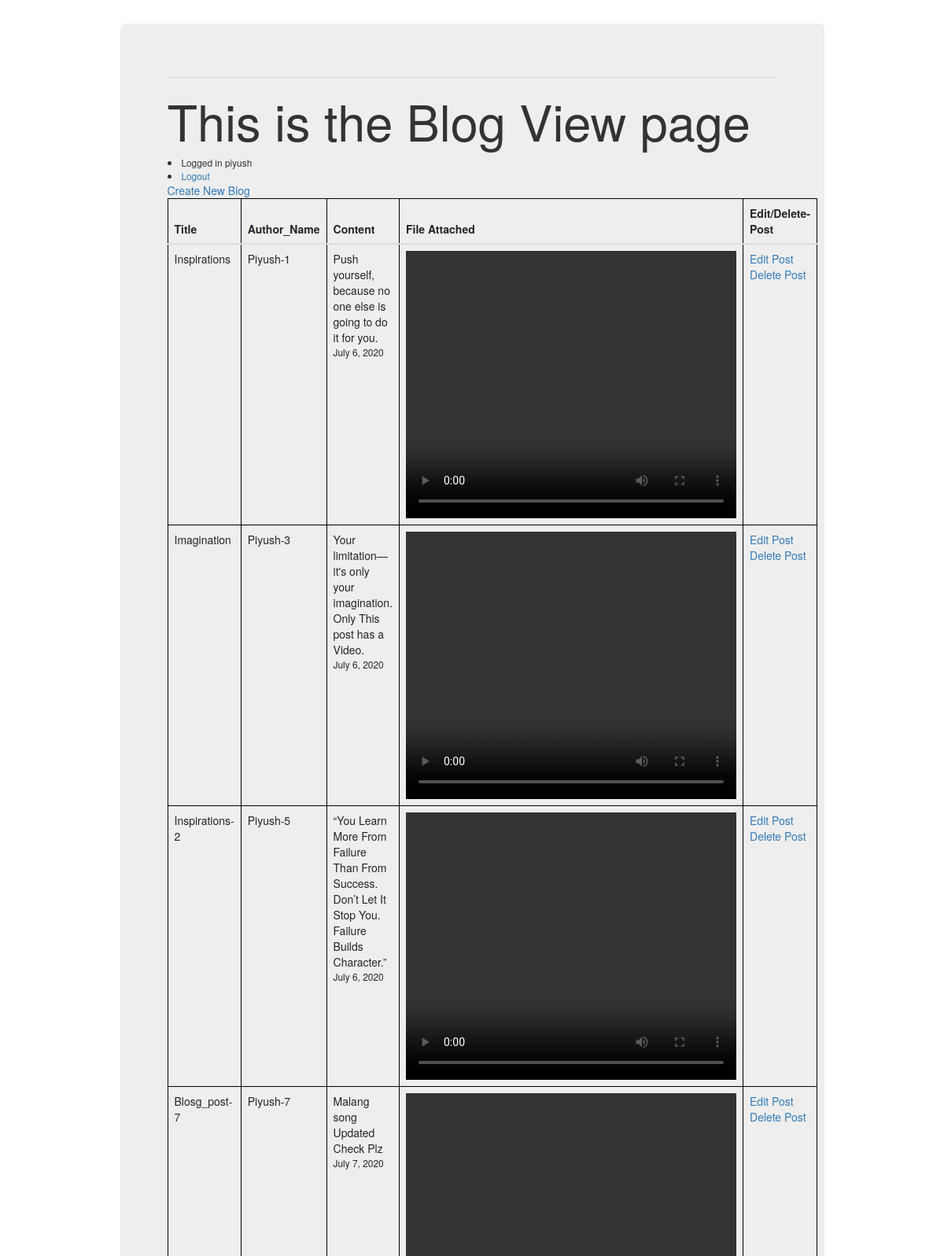
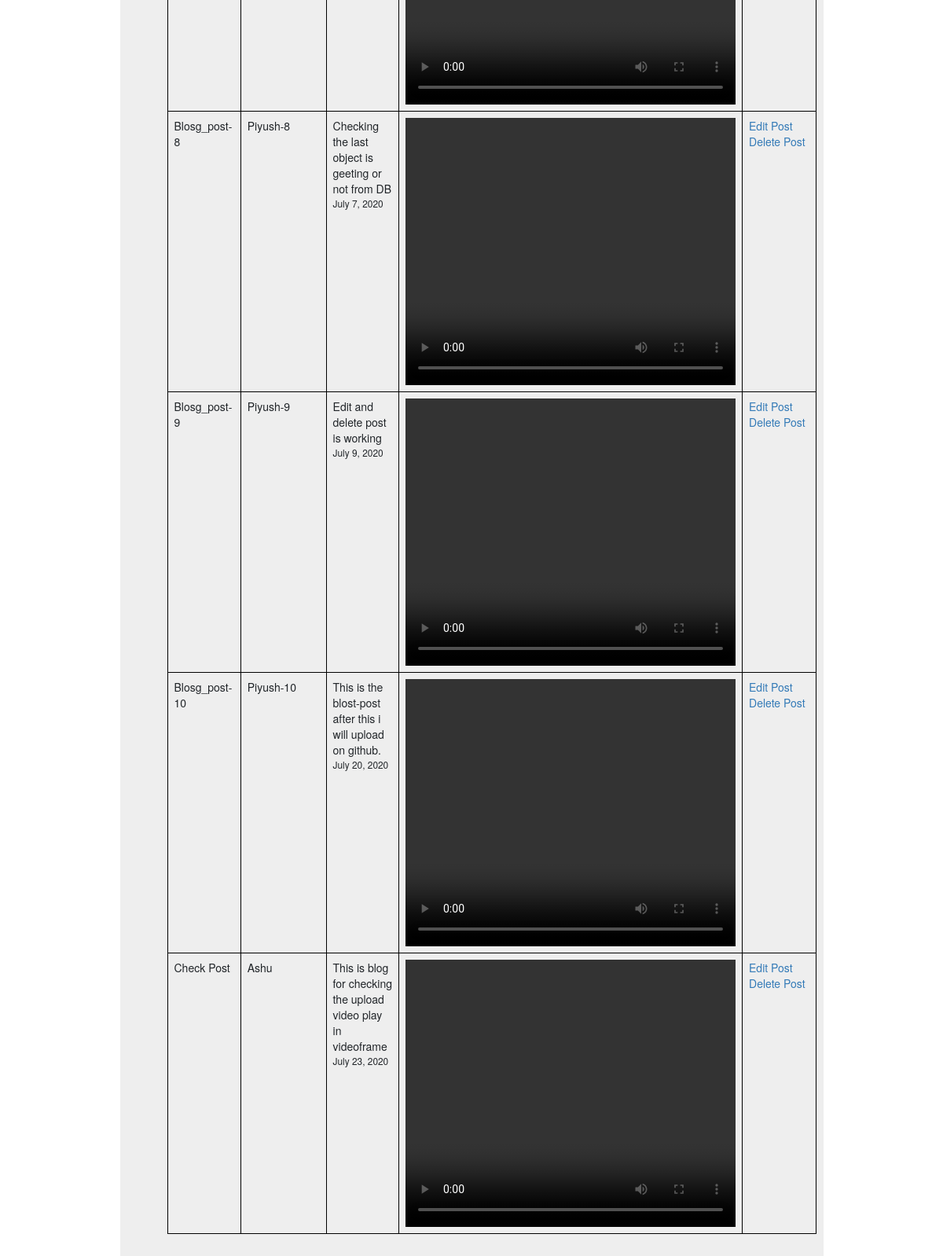
Screenshot of /Blog-List/ (signed in) with the database file from the repository (2 pictures, top to bottom).
### Multimedia/models.py (models this page shows, shortened)
class Post_Blog(models.Model):
    title = models.CharField(max_length=100)
    author_name = models.CharField(max_length=10)
    body = models.TextField()
    File_f = models.FileField(upload_to='post-media/')
    created = models.DateTimeField(auto_now_add=True)
    updated = models.DateTimeField(auto_now=True)

### Multimedia/views.py (the view)
# urls.py: path('Blog-List/', views.blog_post_ui, name='blog_post_ui'),  # its  worked
@login_required(login_url="user_login")
def blog_post_ui(request):
    blog_list = Post_Blog.objects.all()
    count = Post_Blog.objects.count()
    print('This is our Blog post count', count)
    context = {'blog_list': blog_list}
    return render(request, 'Multimedia/blog_post_ui.html', context)

### Multimedia/Templates/Multimedia/blog_post_ui.html (shortened to what this page needs)
{% extends "Multimedia/base.html" %}
{% load crispy_forms_tags%}
{% block content %}
<h1>This is the Blog View page</h1>
<small>
    {% if user.is_authenticated %}
    <li>Logged in {{request.user.username}}</li>
    <li><a href="{% url 'user_logout' %}"> Logout </a></li>
    {% else %}
    <li><a href="{% url 'signup' %}"> Signup </a></li>
    <li><a href="{% url 'user_login' %}"> Login </a></li>
    {% endif %}
</small>
<form method="post" enctype="multipart/form-data">
    <a href="{% url 'blog_post_upload' %}"> Create New Blog </a>
</form>
<table class="table mb-0">
    <thead>
    <tr>
        <th>Title</th>
        <th>Author_Name</th>
        <th>Content</th>
        <th>File Attached</th>
        <th>Edit/Delete-Post</th>
    </tr>
    </thead>
    <body>
    {% for bgl in blog_list %}
    <tr>
        <td>{{bgl.title}}</td>
        <td>{{bgl.author_name}}</td>
        <td>{{bgl.body}}<small><br>{{bgl.created|date}}</small></td>
        <td><a href="{{bgl.File_f.url}}"></a>
            <small>
                <video
                        width="420" height="340" controls>
                    <source src="{{ bgl.File_f.url }}" type="video/mp4">
                </video>
            </small>
        <td><a href="{% url 'update_blog' bgl.id %}"> Edit Post </a><br>
            <a href="{% url 'delete_blog' bgl.id %}"> Delete Post </a>
        </td>
        </td>
        {% endfor %}
    </tr>
    </body>
</table>
{% endblock content %}

### Multimedia/Templates/Multimedia/base.html (style rules this page uses)
body { background: #F1F3FA; }
html,body { background-image: url('http://getwallpapers.com/wallpaper/full/a/5/d/544750.jpg'); background-size: cover; background-repeat: no-repeat; height: 100%; font-family: 'Numans', sans-serif; }

### Multimedia/Templates/Multimedia/blog_post_ui.html (style rules this page uses)
table, th, td { border: 1px solid black; border-collapse: collapse; }
th, td { padding: 15px; text-align: left; }

### rows the page displays
Post_Blog: title "Inspirations", author_name "Piyush-1", body "Push yourself, because no one else is going to do it for you.", created "July 6, 2020"
Post_Blog: title "Imagination", author_name "Piyush-3", body "Your limitation—it's only your imagination. Only This post has a Video.", created "July 6, 2020"
Post_Blog: title "Inspirations-2", author_name "Piyush-5", body "“You Learn More From Failure Than From Success. Don’t Let It Stop You. Failure Builds Character.”", created "July 6, 2020"
Post_Blog: title "Blosg_post-7", author_name "Piyush-7", body "Malang song Updated Check Plz", created "July 7, 2020"
Post_Blog: title "Blosg_post-8", author_name "Piyush-8", body "Checking the last object is geeting or not from DB", created "July 7, 2020"
Post_Blog: title "Blosg_post-9", author_name "Piyush-9", body "Edit and delete post is working", created "July 9, 2020"
Post_Blog: title "Blosg_post-10", author_name "Piyush-10", body "This is the blost-post after this i will upload on github.", created "July 20, 2020"
Post_Blog: title "Check Post", author_name "Ashu", body "This is blog for checking the upload video play in videoframe", created "July 23, 2020"

### other values shown
{{ request.user.username }} "piyush"
